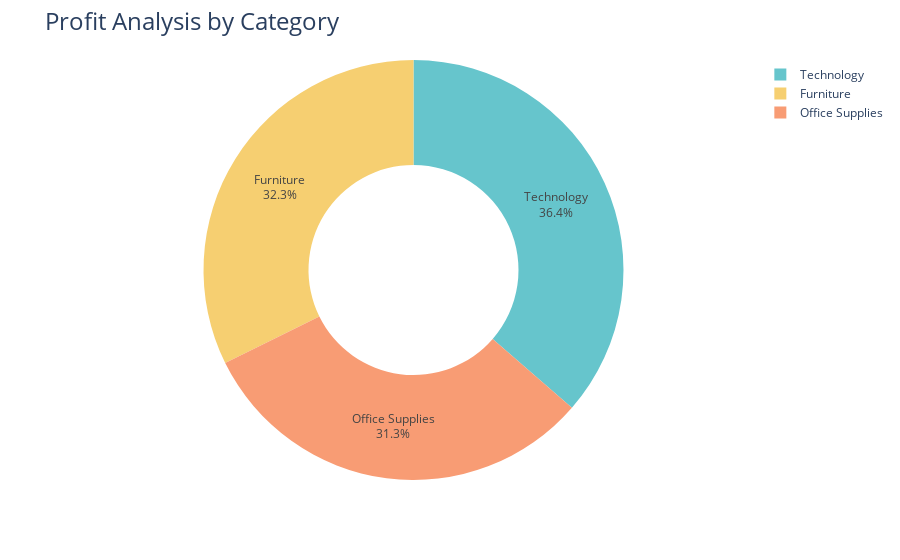

Notebook source saved alongside this figure:
### Code cell
fig = px.pie(profit_by_category,                        # for line graph
             values='Sales',
             names='Category',
             hole=0.5,
             color_discrete_sequence=px.colors.qualitative.Pastel )

fig.update_traces(textposition='inside' , textinfo='percent + label')
fig.update_layout(title_text='Profit Analysis by Category', title_font = dict(size= 24))

fig.show()

### Figure 1 — Plotly figure (JSON) as saved in the notebook; plotly's stock layout.template omitted (floating-point values rounded to 4 significant figures)
{"data": [{"domain": {"x": [0, 1], "y": [0, 1]}, "hole": 0.5, "hovertemplate": "Category=%{label}<br>Sales=%{value}<extra></extra>", "labels": ["Furniture", "Office Supplies", "Technology"], "legendgroup": "", "name": "", "showlegend": true, "textinfo": "percent+label", "textposition": "inside", "type": "pie", "values": [742000.0, 719000.0, 836200.0]}], "layout": {"autosize": true, "legend": {"tracegroupgap": 0}, "margin": {"t": 60}, "piecolorway": ["rgb(102, 197, 204)", "rgb(246, 207, 113)", "rgb(248, 156, 116)", "rgb(220, 176, 242)", "rgb(135, 197, 95)", "rgb(158, 185, 243)", "rgb(254, 136, 177)", "rgb(201, 219, 116)", "rgb(139, 224, 164)", "rgb(180, 151, 231)", "rgb(179, 179, 179)"], "title": {"font": {"size": 24}, "text": "Profit Analysis by Category"}}}
